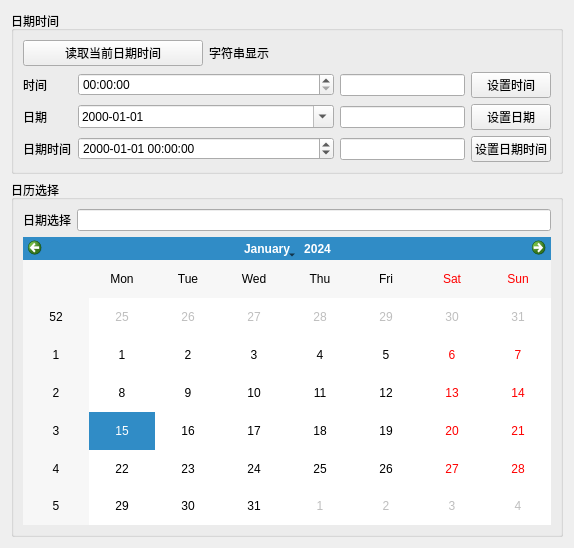
<?xml version="1.0" encoding="UTF-8"?>
<ui version="4.0">
 <class>Widget</class>
 <widget class="QWidget" name="Widget">
  <property name="geometry">
   <rect>
    <x>0</x>
    <y>0</y>
    <width>574</width>
    <height>548</height>
   </rect>
  </property>
  <property name="windowTitle">
   <string>日期时间</string>
  </property>
  <layout class="QVBoxLayout" name="verticalLayout">
   <item>
    <widget class="QGroupBox" name="groupBox">
     <property name="title">
      <string>日期时间</string>
     </property>
     <layout class="QGridLayout" name="gridLayout">
      <item row="2" column="1" colspan="2">
       <widget class="QDateEdit" name="dateEdit">
        <property name="displayFormat">
         <string>yyyy-MM-dd</string>
        </property>
        <property name="calendarPopup">
         <bool>true</bool>
        </property>
       </widget>
      </item>
      <item row="3" column="4">
       <widget class="QPushButton" name="btnSetDateTime">
        <property name="text">
         <string>设置日期时间</string>
        </property>
       </widget>
      </item>
      <item row="3" column="0">
       <widget class="QLabel" name="label_4">
        <property name="text">
         <string>日期时间</string>
        </property>
       </widget>
      </item>
      <item row="0" column="0" colspan="2">
       <widget class="QPushButton" name="btnGetDateTime">
        <property name="text">
         <string>读取当前日期时间</string>
        </property>
       </widget>
      </item>
      <item row="1" column="1" colspan="2">
       <widget class="QTimeEdit" name="timeEdit">
        <property name="sizePolicy">
         <sizepolicy hsizetype="Minimum" vsizetype="Fixed">
          <horstretch>1</horstretch>
          <verstretch>0</verstretch>
         </sizepolicy>
        </property>
        <property name="displayFormat">
         <string>HH:mm:ss</string>
        </property>
       </widget>
      </item>
      <item row="2" column="4">
       <widget class="QPushButton" name="btnSetDate">
        <property name="text">
         <string>设置日期</string>
        </property>
       </widget>
      </item>
      <item row="3" column="3">
       <widget class="QLineEdit" name="lineEditDateTime"/>
      </item>
      <item row="1" column="0">
       <widget class="QLabel" name="label_2">
        <property name="text">
         <string>时间</string>
        </property>
       </widget>
      </item>
      <item row="1" column="4">
       <widget class="QPushButton" name="btnSetTime">
        <property name="text">
         <string>设置时间</string>
        </property>
       </widget>
      </item>
      <item row="1" column="3">
       <widget class="QLineEdit" name="lineEditTime">
        <property name="sizePolicy">
         <sizepolicy hsizetype="Expanding" vsizetype="Fixed">
          <horstretch>1</horstretch>
          <verstretch>0</verstretch>
         </sizepolicy>
        </property>
       </widget>
      </item>
      <item row="3" column="1" colspan="2">
       <widget class="QDateTimeEdit" name="dateTimeEdit">
        <property name="displayFormat">
         <string>yyyy-MM-dd HH:mm:ss</string>
        </property>
       </widget>
      </item>
      <item row="2" column="0">
       <widget class="QLabel" name="label_3">
        <property name="text">
         <string>日期</string>
        </property>
       </widget>
      </item>
      <item row="2" column="3">
       <widget class="QLineEdit" name="lineEditDate"/>
      </item>
      <item row="0" column="2">
       <widget class="QLabel" name="label">
        <property name="text">
         <string>字符串显示</string>
        </property>
       </widget>
      </item>
     </layout>
    </widget>
   </item>
   <item>
    <widget class="QGroupBox" name="groupBox_2">
     <property name="title">
      <string>日历选择</string>
     </property>
     <layout class="QGridLayout" name="gridLayout_2">
      <item row="0" column="0">
       <widget class="QLabel" name="label_5">
        <property name="text">
         <string>日期选择</string>
        </property>
       </widget>
      </item>
      <item row="0" column="1">
       <widget class="QLineEdit" name="lineEditSelectedDate"/>
      </item>
      <item row="1" column="0" colspan="2">
       <widget class="QCalendarWidget" name="calendarWidget"/>
      </item>
     </layout>
    </widget>
   </item>
  </layout>
 </widget>
 <resources/>
 <connections/>
</ui>
